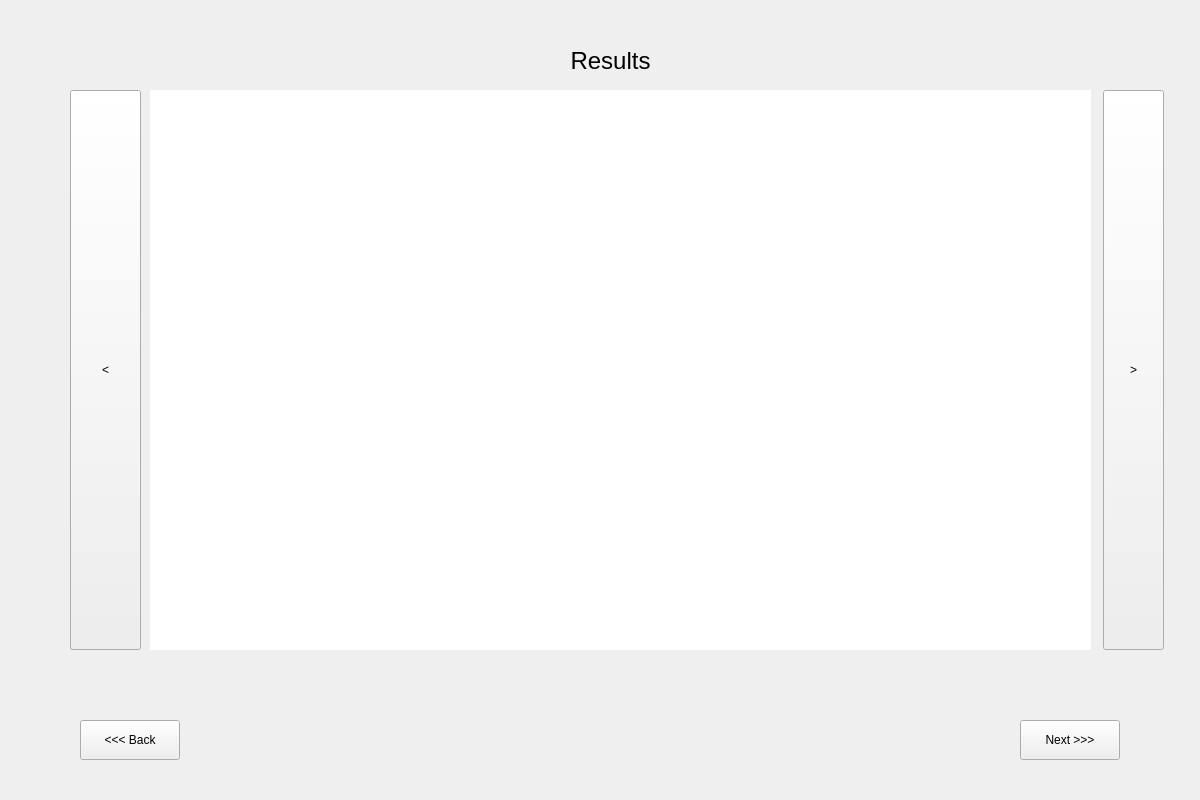
<?xml version="1.0" encoding="UTF-8"?>
<ui version="4.0">
 <class>MainWindow</class>
 <widget class="QMainWindow" name="MainWindow">
  <property name="geometry">
   <rect>
    <x>0</x>
    <y>0</y>
    <width>1200</width>
    <height>800</height>
   </rect>
  </property>
  <property name="sizePolicy">
   <sizepolicy hsizetype="Fixed" vsizetype="Fixed">
    <horstretch>0</horstretch>
    <verstretch>0</verstretch>
   </sizepolicy>
  </property>
  <property name="minimumSize">
   <size>
    <width>1200</width>
    <height>800</height>
   </size>
  </property>
  <property name="maximumSize">
   <size>
    <width>1200</width>
    <height>800</height>
   </size>
  </property>
  <property name="windowTitle">
   <string>Defect detection application</string>
  </property>
  <widget class="QWidget" name="centralwidget">
   <widget class="QStackedWidget" name="stackedWidget">
    <property name="geometry">
     <rect>
      <x>30</x>
      <y>30</y>
      <width>1141</width>
      <height>671</height>
     </rect>
    </property>
    <property name="currentIndex">
     <number>5</number>
    </property>
    <widget class="QWidget" name="home">
     <widget class="QLabel" name="label">
      <property name="geometry">
       <rect>
        <x>240</x>
        <y>280</y>
        <width>651</width>
        <height>151</height>
       </rect>
      </property>
      <property name="font">
       <font>
        <pointsize>20</pointsize>
       </font>
      </property>
      <property name="styleSheet">
       <string notr="true">background-color: rgb(14, 183, 255);
border-color: rgb(0, 0, 0);</string>
      </property>
      <property name="text">
       <string>Anomaly detection with deep learning</string>
      </property>
      <property name="alignment">
       <set>Qt::AlignCenter</set>
      </property>
     </widget>
    </widget>
    <widget class="QWidget" name="folder_paths">
     <widget class="QComboBox" name="nominalComboBox">
      <property name="geometry">
       <rect>
        <x>240</x>
        <y>300</y>
        <width>711</width>
        <height>22</height>
       </rect>
      </property>
     </widget>
     <widget class="QComboBox" name="defectComboBox">
      <property name="geometry">
       <rect>
        <x>240</x>
        <y>340</y>
        <width>711</width>
        <height>22</height>
       </rect>
      </property>
     </widget>
     <widget class="QLabel" name="label_2">
      <property name="geometry">
       <rect>
        <x>110</x>
        <y>300</y>
        <width>131</width>
        <height>20</height>
       </rect>
      </property>
      <property name="text">
       <string>Nominal samples</string>
      </property>
     </widget>
     <widget class="QLabel" name="label_3">
      <property name="geometry">
       <rect>
        <x>110</x>
        <y>340</y>
        <width>131</width>
        <height>20</height>
       </rect>
      </property>
      <property name="text">
       <string>Defect samples</string>
      </property>
     </widget>
     <widget class="QPushButton" name="addNominalPathButton">
      <property name="geometry">
       <rect>
        <x>960</x>
        <y>298</y>
        <width>93</width>
        <height>25</height>
       </rect>
      </property>
      <property name="text">
       <string>Select folder</string>
      </property>
     </widget>
     <widget class="QPushButton" name="addDefectPathButton">
      <property name="geometry">
       <rect>
        <x>960</x>
        <y>338</y>
        <width>93</width>
        <height>25</height>
       </rect>
      </property>
      <property name="text">
       <string>Select folder</string>
      </property>
     </widget>
    </widget>
    <widget class="QWidget" name="nominal_samples">
     <widget class="QLabel" name="nominalImageDisplayLabel">
      <property name="geometry">
       <rect>
        <x>320</x>
        <y>61</y>
        <width>531</width>
        <height>521</height>
       </rect>
      </property>
      <property name="styleSheet">
       <string notr="true">border: 1px solid black;
</string>
      </property>
      <property name="text">
       <string/>
      </property>
      <property name="scaledContents">
       <bool>true</bool>
      </property>
     </widget>
     <widget class="QPushButton" name="prevNominalImageButton">
      <property name="geometry">
       <rect>
        <x>232</x>
        <y>61</y>
        <width>81</width>
        <height>521</height>
       </rect>
      </property>
      <property name="font">
       <font>
        <pointsize>17</pointsize>
        <weight>75</weight>
        <bold>true</bold>
       </font>
      </property>
      <property name="text">
       <string>&lt;</string>
      </property>
     </widget>
     <widget class="QPushButton" name="nextNominalImageButton">
      <property name="geometry">
       <rect>
        <x>857</x>
        <y>61</y>
        <width>81</width>
        <height>521</height>
       </rect>
      </property>
      <property name="font">
       <font>
        <pointsize>18</pointsize>
        <weight>75</weight>
        <bold>true</bold>
       </font>
      </property>
      <property name="text">
       <string>&gt;</string>
      </property>
     </widget>
     <widget class="QLabel" name="label_5">
      <property name="geometry">
       <rect>
        <x>470</x>
        <y>10</y>
        <width>251</width>
        <height>41</height>
       </rect>
      </property>
      <property name="font">
       <font>
        <pointsize>18</pointsize>
        <italic>false</italic>
       </font>
      </property>
      <property name="text">
       <string>Nominal Samples</string>
      </property>
      <property name="alignment">
       <set>Qt::AlignCenter</set>
      </property>
     </widget>
    </widget>
    <widget class="QWidget" name="defect_samples">
     <widget class="QLabel" name="label_6">
      <property name="geometry">
       <rect>
        <x>470</x>
        <y>9</y>
        <width>251</width>
        <height>41</height>
       </rect>
      </property>
      <property name="font">
       <font>
        <pointsize>18</pointsize>
        <italic>false</italic>
       </font>
      </property>
      <property name="text">
       <string>Defect Samples</string>
      </property>
      <property name="alignment">
       <set>Qt::AlignCenter</set>
      </property>
     </widget>
     <widget class="QLabel" name="defectImageDisplayLabel">
      <property name="geometry">
       <rect>
        <x>320</x>
        <y>60</y>
        <width>531</width>
        <height>521</height>
       </rect>
      </property>
      <property name="styleSheet">
       <string notr="true">border: 1px solid black;
</string>
      </property>
      <property name="text">
       <string/>
      </property>
      <property name="scaledContents">
       <bool>true</bool>
      </property>
     </widget>
     <widget class="QPushButton" name="nextDefectImageButton">
      <property name="geometry">
       <rect>
        <x>857</x>
        <y>60</y>
        <width>81</width>
        <height>521</height>
       </rect>
      </property>
      <property name="font">
       <font>
        <pointsize>18</pointsize>
        <weight>75</weight>
        <bold>true</bold>
       </font>
      </property>
      <property name="text">
       <string>&gt;</string>
      </property>
     </widget>
     <widget class="QPushButton" name="prevDefectImageButton">
      <property name="geometry">
       <rect>
        <x>232</x>
        <y>60</y>
        <width>81</width>
        <height>521</height>
       </rect>
      </property>
      <property name="font">
       <font>
        <pointsize>17</pointsize>
        <weight>75</weight>
        <bold>true</bold>
       </font>
      </property>
      <property name="text">
       <string>&lt;</string>
      </property>
     </widget>
    </widget>
    <widget class="QWidget" name="patchore_settings">
     <widget class="QLabel" name="label_4">
      <property name="geometry">
       <rect>
        <x>430</x>
        <y>10</y>
        <width>301</width>
        <height>41</height>
       </rect>
      </property>
      <property name="font">
       <font>
        <pointsize>18</pointsize>
       </font>
      </property>
      <property name="text">
       <string>PatchCore settings</string>
      </property>
      <property name="alignment">
       <set>Qt::AlignCenter</set>
      </property>
     </widget>
     <widget class="QWidget" name="gridLayoutWidget">
      <property name="geometry">
       <rect>
        <x>180</x>
        <y>190</y>
        <width>711</width>
        <height>281</height>
       </rect>
      </property>
      <layout class="QGridLayout" name="gridLayout">
       <property name="sizeConstraint">
        <enum>QLayout::SetNoConstraint</enum>
       </property>
       <property name="horizontalSpacing">
        <number>87</number>
       </property>
       <property name="verticalSpacing">
        <number>3</number>
       </property>
       <item row="1" column="1">
        <widget class="QSlider" name="corsetSlider">
         <property name="sizePolicy">
          <sizepolicy hsizetype="Maximum" vsizetype="Fixed">
           <horstretch>0</horstretch>
           <verstretch>0</verstretch>
          </sizepolicy>
         </property>
         <property name="maximumSize">
          <size>
           <width>300</width>
           <height>16777215</height>
          </size>
         </property>
         <property name="minimum">
          <number>1</number>
         </property>
         <property name="maximum">
          <number>100</number>
         </property>
         <property name="singleStep">
          <number>5</number>
         </property>
         <property name="sliderPosition">
          <number>100</number>
         </property>
         <property name="orientation">
          <enum>Qt::Horizontal</enum>
         </property>
         <property name="tickPosition">
          <enum>QSlider::TicksBelow</enum>
         </property>
         <property name="tickInterval">
          <number>10</number>
         </property>
        </widget>
       </item>
       <item row="3" column="0">
        <widget class="QLabel" name="label_10">
         <property name="sizePolicy">
          <sizepolicy hsizetype="Maximum" vsizetype="Preferred">
           <horstretch>0</horstretch>
           <verstretch>0</verstretch>
          </sizepolicy>
         </property>
         <property name="maximumSize">
          <size>
           <width>200</width>
           <height>16777215</height>
          </size>
         </property>
         <property name="text">
          <string>Batch size</string>
         </property>
         <property name="alignment">
          <set>Qt::AlignCenter</set>
         </property>
        </widget>
       </item>
       <item row="0" column="1">
        <widget class="QSlider" name="neighbourhoodSlider">
         <property name="sizePolicy">
          <sizepolicy hsizetype="Maximum" vsizetype="Fixed">
           <horstretch>0</horstretch>
           <verstretch>0</verstretch>
          </sizepolicy>
         </property>
         <property name="maximumSize">
          <size>
           <width>300</width>
           <height>16777215</height>
          </size>
         </property>
         <property name="minimum">
          <number>3</number>
         </property>
         <property name="maximum">
          <number>9</number>
         </property>
         <property name="singleStep">
          <number>2</number>
         </property>
         <property name="sliderPosition">
          <number>7</number>
         </property>
         <property name="orientation">
          <enum>Qt::Horizontal</enum>
         </property>
         <property name="invertedAppearance">
          <bool>false</bool>
         </property>
         <property name="invertedControls">
          <bool>false</bool>
         </property>
         <property name="tickPosition">
          <enum>QSlider::TicksBelow</enum>
         </property>
         <property name="tickInterval">
          <number>2</number>
         </property>
        </widget>
       </item>
       <item row="2" column="1">
        <widget class="QComboBox" name="resizeComboBox">
         <property name="sizePolicy">
          <sizepolicy hsizetype="Maximum" vsizetype="Fixed">
           <horstretch>0</horstretch>
           <verstretch>0</verstretch>
          </sizepolicy>
         </property>
         <property name="maximumSize">
          <size>
           <width>300</width>
           <height>16777215</height>
          </size>
         </property>
        </widget>
       </item>
       <item row="2" column="0">
        <widget class="QLabel" name="label_9">
         <property name="sizePolicy">
          <sizepolicy hsizetype="Maximum" vsizetype="Preferred">
           <horstretch>0</horstretch>
           <verstretch>0</verstretch>
          </sizepolicy>
         </property>
         <property name="maximumSize">
          <size>
           <width>200</width>
           <height>16777215</height>
          </size>
         </property>
         <property name="text">
          <string>Image resize size</string>
         </property>
         <property name="alignment">
          <set>Qt::AlignCenter</set>
         </property>
        </widget>
       </item>
       <item row="0" column="0">
        <widget class="QLabel" name="label_7">
         <property name="sizePolicy">
          <sizepolicy hsizetype="Maximum" vsizetype="Preferred">
           <horstretch>0</horstretch>
           <verstretch>0</verstretch>
          </sizepolicy>
         </property>
         <property name="maximumSize">
          <size>
           <width>200</width>
           <height>16777215</height>
          </size>
         </property>
         <property name="text">
          <string>Neighbourhood size</string>
         </property>
         <property name="alignment">
          <set>Qt::AlignCenter</set>
         </property>
        </widget>
       </item>
       <item row="3" column="1">
        <widget class="QComboBox" name="batchSizeComboBox">
         <property name="sizePolicy">
          <sizepolicy hsizetype="Maximum" vsizetype="Fixed">
           <horstretch>0</horstretch>
           <verstretch>0</verstretch>
          </sizepolicy>
         </property>
         <property name="maximumSize">
          <size>
           <width>300</width>
           <height>16777215</height>
          </size>
         </property>
        </widget>
       </item>
       <item row="1" column="0">
        <widget class="QLabel" name="label_8">
         <property name="sizePolicy">
          <sizepolicy hsizetype="Maximum" vsizetype="Preferred">
           <horstretch>0</horstretch>
           <verstretch>0</verstretch>
          </sizepolicy>
         </property>
         <property name="maximumSize">
          <size>
           <width>200</width>
           <height>16777215</height>
          </size>
         </property>
         <property name="text">
          <string>Corset subsampling size</string>
         </property>
         <property name="alignment">
          <set>Qt::AlignCenter</set>
         </property>
        </widget>
       </item>
      </layout>
     </widget>
     <widget class="QLabel" name="neighbourhoodLabel">
      <property name="geometry">
       <rect>
        <x>900</x>
        <y>226</y>
        <width>55</width>
        <height>16</height>
       </rect>
      </property>
      <property name="text">
       <string>TextLabel</string>
      </property>
     </widget>
     <widget class="QLabel" name="corsetLabel">
      <property name="geometry">
       <rect>
        <x>900</x>
        <y>290</y>
        <width>55</width>
        <height>16</height>
       </rect>
      </property>
      <property name="text">
       <string>TextLabel</string>
      </property>
     </widget>
    </widget>
    <widget class="QWidget" name="trainin_results">
     <widget class="QLabel" name="resultsImageDisplayLabel">
      <property name="geometry">
       <rect>
        <x>120</x>
        <y>60</y>
        <width>941</width>
        <height>560</height>
       </rect>
      </property>
      <property name="styleSheet">
       <string notr="true">background-color: rgb(255, 255, 255);</string>
      </property>
      <property name="text">
       <string/>
      </property>
      <property name="scaledContents">
       <bool>true</bool>
      </property>
     </widget>
     <widget class="QPushButton" name="prevResultsButton">
      <property name="geometry">
       <rect>
        <x>40</x>
        <y>60</y>
        <width>71</width>
        <height>560</height>
       </rect>
      </property>
      <property name="text">
       <string>&lt;</string>
      </property>
     </widget>
     <widget class="QPushButton" name="nextResultsButton">
      <property name="geometry">
       <rect>
        <x>1073</x>
        <y>60</y>
        <width>61</width>
        <height>560</height>
       </rect>
      </property>
      <property name="text">
       <string>&gt;</string>
      </property>
     </widget>
     <widget class="QLabel" name="label_12">
      <property name="geometry">
       <rect>
        <x>430</x>
        <y>10</y>
        <width>301</width>
        <height>41</height>
       </rect>
      </property>
      <property name="font">
       <font>
        <pointsize>18</pointsize>
       </font>
      </property>
      <property name="text">
       <string>Results</string>
      </property>
      <property name="alignment">
       <set>Qt::AlignCenter</set>
      </property>
     </widget>
    </widget>
   </widget>
   <widget class="QPushButton" name="backButton">
    <property name="geometry">
     <rect>
      <x>80</x>
      <y>720</y>
      <width>100</width>
      <height>40</height>
     </rect>
    </property>
    <property name="text">
     <string>&lt;&lt;&lt; Back</string>
    </property>
   </widget>
   <widget class="QPushButton" name="nextButton">
    <property name="geometry">
     <rect>
      <x>1020</x>
      <y>720</y>
      <width>100</width>
      <height>40</height>
     </rect>
    </property>
    <property name="text">
     <string>Next &gt;&gt;&gt;</string>
    </property>
   </widget>
  </widget>
 </widget>
 <resources/>
 <connections/>
</ui>
